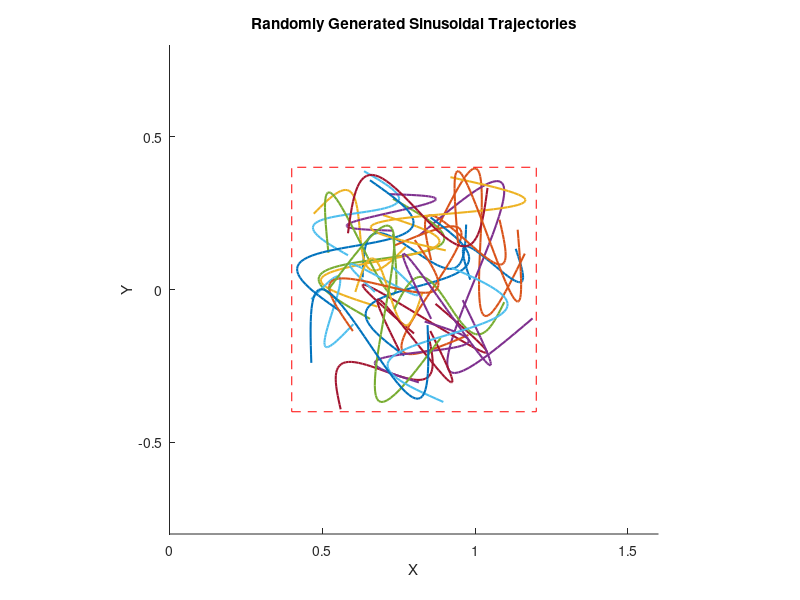

Source code (MATLAB):
% Generating random linear task-space trajectories for evaluating the effective mass
% optimization

% Andrew SaLoutos
% 4/16/2021

% modify to generate sinusoids starting at random points? traj = [x0,y0,a,T], run for a single period?
% add a random rotation angle theta? 

%% Setup parameters

N = 30; % number of trajectories

% choose to discretize arena space, pick random points, rather than generate random coordinates 
steps = 101;
arena_x = linspace( 0.4, 1.2, steps);
arena_y = linspace(-0.4, 0.4, steps);

pt0_x_cands = linspace( 0.4, 0.9, steps); % restrict these so that trajectories end up inside arena?
pt0_y_cands = linspace(-0.2, 0.2, steps);

sin_steps = 21;
amplitudes = linspace(0.1, 0.3, sin_steps);
periods = linspace(0.1,0.5, sin_steps);
thetas = linspace(-pi/2, pi/2, steps);

trajectories = zeros(5,N); % each column is [x0;y0;T;a;th]
num_pts = 51; % number of pts in trajectory
% eventually save longer sets of points? or let optimization script run linspace() to fill in trajectories

%% Select trajectory endpoints

% for N trajectories...
pts = zeros(2,num_pts,N);
num_resamples = 0;
for ii=1:N
    
    valid_traj = 0;
    
    while (valid_traj==0)
    
        % assume a valid trajectory
        valid_traj = 1;
        
        % uniform random sample for first and second points
        pt0 = [arena_x(randi(steps));arena_y(randi(steps))];

        T = periods(randi(sin_steps));
        a = amplitudes(randi(sin_steps));
        th = thetas(randi(steps));

        % get points
        pts_x = linspace(0,T,num_pts);
        pts_y = a*sin((2*pi/T)*pts_x);
        pts_i = [pts_x;pts_y];
        % rotate by theta and translate by pt0
        Rth = [cos(th), -sin(th); sin(th), cos(th)];
        for jj=1:num_pts
            pts_i(:,jj) = pt0 + Rth*pts_i(:,jj);
            % check if new point is outside the arena
            if (pts_i(1,jj)<arena_x(1))||(pts_i(1,jj)>arena_x(end))||(pts_i(2,jj)<arena_y(1))||(pts_i(2,jj)>arena_y(end))
                valid_traj = 0;
                num_resamples = num_resamples + 1;
                continue
            end
        end
        
        
    end
    
    % save in pts array
    pts(:,:,ii) = pts_i;
    
    % save trajectory parameters
    trajectories(:,ii) = [pt0; T; a; th];
end

%% Plot random trajectories
figure; hold on;
for ii=1:N
    % just use pts array    
    pts_plt = pts(:,:,ii);
    plot(pts_plt(1,:),pts_plt(2,:),'-','LineWidth',1.5);
end
% plot arena
x_a = [0.4, 1.2, 1.2, 0.4, 0.4];
y_a = [-0.4, -0.4, 0.4, 0.4, -0.4];
plot(x_a,y_a,'r--');
axis equal;
xlim([arena_x(1)-0.4,arena_x(end)+0.4]); ylim([arena_y(1)-0.4,arena_y(end)+0.4]);
xlabel('X'); ylabel('Y'); title('Randomly Generated Sinusoidal Trajectories');

